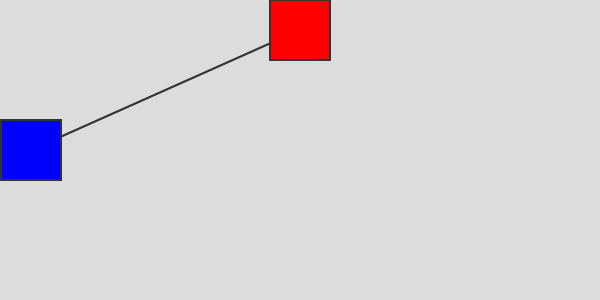
Frame 1 (no input)
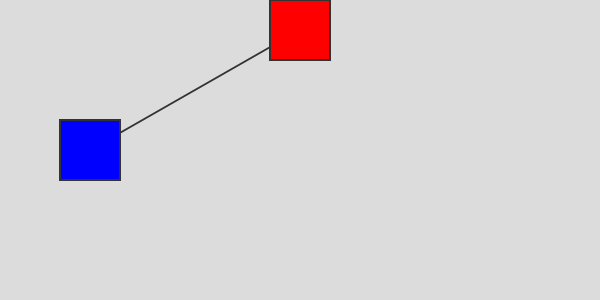
Frame 60 (no input)
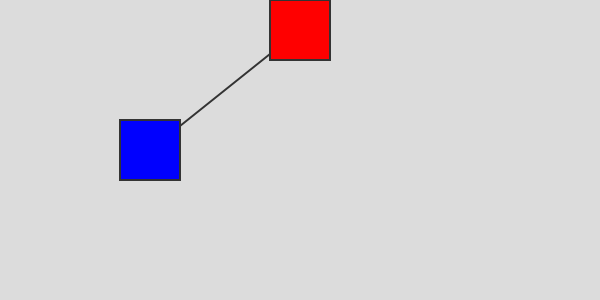
Frame 120 (the mouse pressed at the canvas centre since frame 60)

The p5.js sketch that drew these frames (run headless with seeded random() and noise() and a simulated clock; from frame 60 on, the mouse is pressed at the canvas centre):

// p5.js sketch
// ── sketch.js
let x = 600;
let y = 300;
let side = 60;
let xPos = 0;
let yPos = y/2-side/2;
let dx = 1;
let dy = 10;
let squareIsPaused = false;

function setup() {
    createCanvas(x, y);
}

function draw() {
    background(220);
    strokeWeight(2);
    stroke(51);
    
    xPos += dx;
    
    if (xPos >= x - side){
        dx *= -1;
    }
    if (xPos <= 0){
        dx *= -1;
    }
    
    line(x/2, side/2, xPos+side/2, yPos+side/2);
    
    fill('red');
    rect(x/2-side/2, 0, side, side);
    
    fill('blue');
    rect(xPos, yPos, side, side);
}

function keyPressed() {
    if (keyCode === 32) {
        dx *= -1;
    }
    if (keyCode === UP_ARROW) {
        yPos = max(yPos - dy, 0);
    }
    if (keyCode === DOWN_ARROW) {
        yPos = min(yPos + dy, y - side);
    }
}

function mousePressed() {
    if ((mouseX >= xPos) && (mouseX <= xPos + side) &&
        (mouseY >= yPos) && (mouseY <= yPos + side)) {
        
        squareIsPaused = !squareIsPaused;
        if (squareIsPaused){
            noLoop();
        } else {
            loop();
        }
    }
    if (mouseY >= (y - side)){
        yPos = y - side;
    } else if (mouseY <= side/2){
        yPos = 0;
    } else {
        yPos = mouseY - side/2;
    }
}
